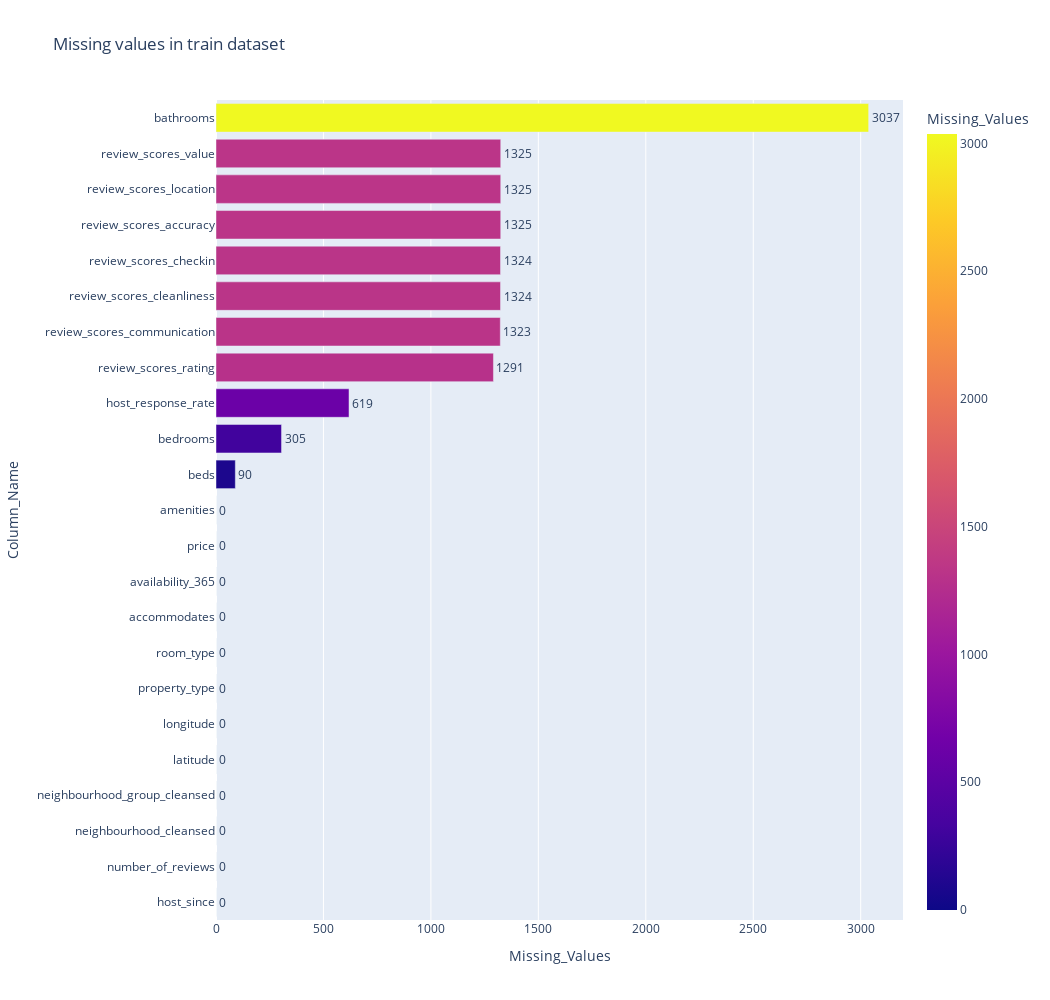

Notebook source saved alongside this figure:
### Code cell
#Create a list of missing values by each feature
temp = list(df.isna().sum())

#Create a list of columns and their missing values as inner list to a separate list
lst= []
i=0
for col in df.columns:
    insert_lst = [col,temp[i]]
    lst.append(insert_lst)
    i+=1

#Create a dataframe
temp_df = pd.DataFrame(data=lst,columns=['Column_Name','Missing_Values'])

fig = px.bar(temp_df.sort_values(by='Missing_Values'),x='Missing_Values',y='Column_Name',
             orientation='h',height=1000,width=1050,color='Missing_Values',text='Missing_Values',title='Missing values in train dataset')
fig.update_traces(textposition='outside')
fig.show()

### Figure 1 — Plotly figure (JSON) as saved in the notebook; plotly's stock layout.template omitted (floating-point values rounded to 4 significant figures)
{"data": [{"alignmentgroup": "True", "hovertemplate": "Missing_Values=%{marker.color}<br>Column_Name=%{y}<extra></extra>", "legendgroup": "", "marker": {"color": [0, 0, 0, 0, 0, 0, 0, 0, 0, 0, 0, 0, 90, 305, 619, 1291, 1323, 1324, 1324, 1325, 1325, 1325, 3037], "coloraxis": "coloraxis", "pattern": {"shape": ""}}, "name": "", "offsetgroup": "", "orientation": "h", "showlegend": false, "text": [0, 0, 0, 0, 0, 0, 0, 0, 0, 0, 0, 0, 90, 305, 619, 1291, 1323, 1324, 1324, 1325, 1325, 1325, 3037], "textposition": "outside", "type": "bar", "x": [0, 0, 0, 0, 0, 0, 0, 0, 0, 0, 0, 0, 90, 305, 619, 1291, 1323, 1324, 1324, 1325, 1325, 1325, 3037], "xaxis": "x", "y": ["host_since", "number_of_reviews", "neighbourhood_cleansed", "neighbourhood_group_cleansed", "latitude", "longitude", "property_type", "room_type", "accommodates", "availability_365", "price", "amenities", "beds", "bedrooms", "host_response_rate", "review_scores_rating", "review_scores_communication", "review_scores_cleanliness", "review_scores_checkin", "review_scores_accuracy", "review_scores_location", "review_scores_value", "bathrooms"], "yaxis": "y"}], "layout": {"barmode": "relative", "coloraxis": {"colorbar": {"title": {"text": "Missing_Values"}}, "colorscale": [[0, "#0d0887"], [0.1111, "#46039f"], [0.2222, "#7201a8"], [0.3333, "#9c179e"], [0.4444, "#bd3786"], [0.5556, "#d8576b"], [0.6667, "#ed7953"], [0.7778, "#fb9f3a"], [0.8889, "#fdca26"], [1, "#f0f921"]]}, "height": 1000, "legend": {"tracegroupgap": 0}, "title": {"text": "Missing values in train dataset"}, "width": 1050, "xaxis": {"anchor": "y", "domain": [0, 1], "title": {"text": "Missing_Values"}}, "yaxis": {"anchor": "x", "domain": [0, 1], "title": {"text": "Column_Name"}}}}
